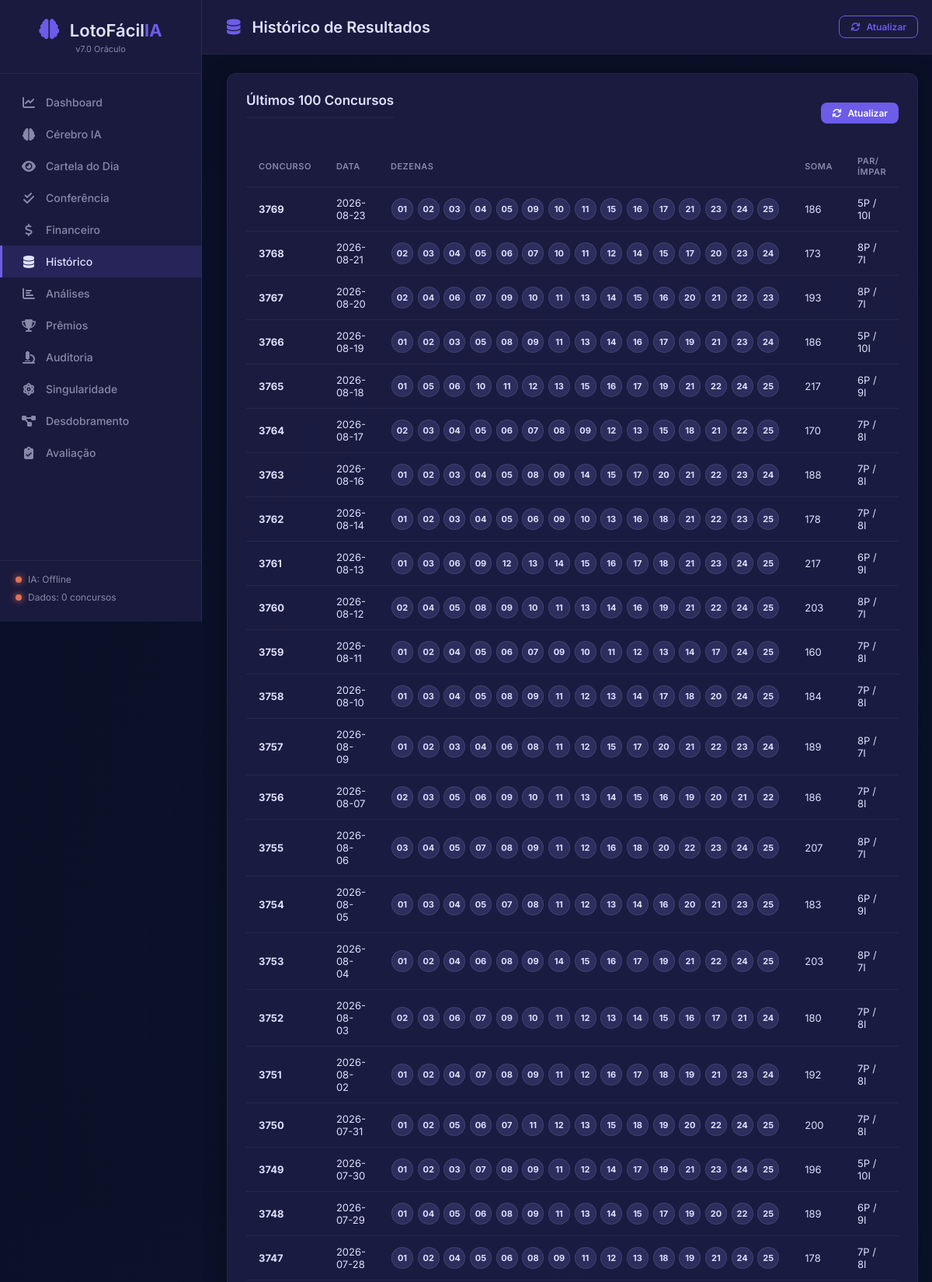
The page /historico (upper part) on the database its author committed.
### tables this page shows
CREATE TABLE resultados (
                concurso        INTEGER PRIMARY KEY,
                data            TEXT,
                d1  INTEGER, d2  INTEGER, d3  INTEGER,
                d4  INTEGER, d5  INTEGER, d6  INTEGER,
                d7  INTEGER, d8  INTEGER, d9  INTEGER,
                d10 INTEGER, d11 INTEGER, d12 INTEGER,
                d13 INTEGER, d14 INTEGER, d15 INTEGER,
                bitmask         INTEGER,
                soma            INTEGER,
                pares           INTEGER,
                impares         INTEGER,
                primos_count    INTEGER,
                fibonacci_count INTEGER,
                borda_count     INTEGER,
                consecutivos_max INTEGER,
                -- Prêmios reais por faixa
                premio_11       REAL DEFAULT 0,
                premio_12       REAL DEFAULT 0,
                premio_13       REAL DEFAULT 0,
                premio_14       REAL DEFAULT 0,
                premio_15       REAL DEFAULT 0,
                -- Número de ganhadores por faixa
                ganhadores_11   INTEGER DEFAULT 0,
                ganhadores_12   INTEGER DEFAULT 0,
                ganhadores_13   INTEGER DEFAULT 0,
                ganhadores_14   INTEGER DEFAULT 0,
                ganhadores_15   INTEGER DEFAULT 0,
                -- Arrecadação total
                arrecadacao     REAL DEFAULT 0
            );

### app.py (the view)
@app.route("/historico")
def historico():
    resultados = db.get_todos_resultados()
    lista = []
    for r in list(resultados)[-100:]:
        try:
            premio_15     = r["premio_15"]     if "premio_15"     in r.keys() else 0
            ganhadores_15 = r["ganhadores_15"] if "ganhadores_15" in r.keys() else 0
        except Exception:
            premio_15     = 0
            ganhadores_15 = 0
        lista.append({
            "concurso":      r["concurso"],
            "data":          r["data"],
            "dezenas":       [r["d{}".format(i)] for i in range(1, 16)],
            "soma":          r["soma"],
            "pares":         r["pares"],
            "premio_15":     float(premio_15 or 0),
            "ganhadores_15": int(ganhadores_15 or 0),
        })
    lista.reverse()
    return render_template("historico.html", resultados=lista)

### database/db_manager.py (called while the page is built)
    def get_conn(self):
        conn = sqlite3.connect(self.db_path)
        conn.row_factory = sqlite3.Row
        return conn

    def get_todos_resultados(self):
        conn   = self.get_conn()
        cursor = conn.cursor()
        cursor.execute("SELECT * FROM resultados ORDER BY concurso ASC")
        rows = cursor.fetchall()
        conn.close()
        return rows

### templates/historico.html (shortened to what this page needs)
{% extends "base.html" %}
{% block page_title %}<i class="fas fa-database"></i> Histórico de Resultados{% endblock %}
{% block content %}
<div class="section">
    <div class="section-header">
        <h2>Últimos 100 Concursos</h2>
        <button onclick="atualizarDados()" class="btn btn-sm btn-primary">
            <i class="fas fa-sync"></i> Atualizar
        </button>
    </div>
    <div class="table-container">
        <table class="table">
            <thead>
                <tr>
                    <th>Concurso</th>
                    <th>Data</th>
                    <th>Dezenas</th>
                    <th>Soma</th>
                    <th>Par/Ímpar</th>
                </tr>
            </thead>
            <tbody>
                {% for r in resultados %}
                <tr>
                    <td><strong>{{ r.concurso }}</strong></td>
                    <td>{{ r.data }}</td>
                    <td class="dezenas-cell">
                        {% for d in r.dezenas %}
                        <span class="bola-mini">{{ "%02d"|format(d) }}</span>
                        {% endfor %}
                    </td>
                    <td>{{ r.soma }}</td>
                    <td>{{ r.pares }}P / {{ 15 - r.pares }}I</td>
                </tr>
                {% endfor %}
            </tbody>
        </table>
    </div>
</div>
{% endblock %}

### static/css/style.css (style rules this page uses)
:root { --primary: #6C5CE7; --primary-dark: #5A4BD1; --success: #00B894; --warning: #FDCB6E; --danger: #E17055; --info: #74B9FF; --dark: #0a0a23; --dark-2: #1a1a3e; --dark-3: #2d2d5e; --text: #e0e0ff; --text-muted: #8888aa; --card-bg: rgba(30, 30, 70, 0.8); --sidebar-w: 260px; --radius: 12px; --shadow: 0 4px 30px rgba(0, 0, 0, 0.3); }
* { margin: 0; padding: 0; box-sizing: border-box; }
body { font-family: 'Inter', -apple-system, BlinkMacSystemFont, sans-serif; background: var(--dark); color: var(--text); min-height: 100vh; display: flex; background-image: radial-gradient(circle at 20% 50%, rgba(108, 92, 231, 0.08) 0%, transparent 50%), radial-gradient(circle at 80% 20%, rgba(0, 184, 148, 0.06) 0%, transparent 50%); }
.topbar h1 i { color: var(--primary); margin-right: 10px; }
.section { background: var(--card-bg); border-radius: var(--radius); padding: 24px; margin-bottom: 24px; border: 1px solid rgba(255,255,255,0.05); box-shadow: var(--shadow); }
.section h2 { font-size: 17px; font-weight: 600; margin-bottom: 20px; padding-bottom: 12px; border-bottom: 1px solid rgba(255,255,255,0.05); }
.section-header { display: flex; justify-content: space-between; align-items: center; margin-bottom: 16px; }
.btn { display: inline-flex; align-items: center; gap: 8px; padding: 10px 20px; border: none; border-radius: 8px; font-size: 14px; font-weight: 600; cursor: pointer; transition: all 0.2s; font-family: inherit; text-decoration: none; color: white; }
.btn-primary { background: var(--primary); }
.btn-sm { padding: 6px 14px; font-size: 12px; }
.table-container { overflow-x: auto; }
.table { width: 100%; border-collapse: collapse; }
.table th, .table td { padding: 12px 16px; text-align: left; border-bottom: 1px solid rgba(255,255,255,0.05); font-size: 13px; }
.table th { color: var(--text-muted); font-weight: 600; text-transform: uppercase; font-size: 11px; letter-spacing: 0.5px; }
.bola-mini { display: inline-flex; align-items: center; justify-content: center; width: 28px; height: 28px; border-radius: 50%; background: var(--dark-3); font-size: 11px; font-weight: 700; margin: 1px; border: 1px solid rgba(255,255,255,0.1); }
.dezenas-cell { white-space: nowrap; }

### rows shown on the page
resultados: concurso "3769", data "2026-08-23", d "01" "02" "03" "04" "05" "09" "10" "11" "15" "16" "17" "21" "23" "24" "25", soma "186", pares "5", 15-r.pares "10"
resultados: concurso "3768", data "2026-08-21", d "02" "03" "04" "05" "06" "07" "10" "11" "12" "14" "15" "17" "20" "23" "24", soma "173", pares "8", 15-r.pares "7"
resultados: concurso "3767", data "2026-08-20", d "02" "04" "06" "07" "09" "10" "11" "13" "14" "15" "16" "20" "21" "22" "23", soma "193", pares "8", 15-r.pares "7"
resultados: concurso "3766", data "2026-08-19", d "01" "02" "03" "05" "08" "09" "11" "13" "14" "16" "17" "19" "21" "23" "24", soma "186", pares "5", 15-r.pares "10"
resultados: concurso "3765", data "2026-08-18", d "01" "05" "06" "10" "11" "12" "13" "15" "16" "17" "19" "21" "22" "24" "25", soma "217", pares "6", 15-r.pares "9"
resultados: concurso "3764", data "2026-08-17", d "02" "03" "04" "05" "06" "07" "08" "09" "12" "13" "15" "18" "21" "22" "25", soma "170", pares "7", 15-r.pares "8"
resultados: concurso "3763", data "2026-08-16", d "01" "02" "03" "04" "05" "08" "09" "14" "15" "17" "20" "21" "22" "23" "24", soma "188", pares "7", 15-r.pares "8"
resultados: concurso "3762", data "2026-08-14", d "01" "02" "03" "04" "05" "06" "09" "10" "13" "16" "18" "21" "22" "23" "25", soma "178", pares "7", 15-r.pares "8"
resultados: concurso "3761", data "2026-08-13", d "01" "03" "06" "09" "12" "13" "14" "15" "16" "17" "18" "21" "23" "24" "25", soma "217", pares "6", 15-r.pares "9"
resultados: concurso "3760", data "2026-08-12", d "02" "04" "05" "08" "09" "10" "11" "13" "14" "16" "19" "21" "22" "24" "25", soma "203", pares "8", 15-r.pares "7"
resultados: concurso "3759", data "2026-08-11", d "01" "02" "04" "05" "06" "07" "09" "10" "11" "12" "13" "14" "17" "24" "25", soma "160", pares "7", 15-r.pares "8"
resultados: concurso "3758", data "2026-08-10", d "01" "03" "04" "05" "08" "09" "11" "12" "13" "14" "17" "18" "20" "24" "25", soma "184", pares "7", 15-r.pares "8"
resultados: concurso "3757", data "2026-08-09", d "01" "02" "03" "04" "06" "08" "11" "12" "15" "17" "20" "21" "22" "23" "24", soma "189", pares "8", 15-r.pares "7"
resultados: concurso "3756", data "2026-08-07", d "02" "03" "05" "06" "09" "10" "11" "13" "14" "15" "16" "19" "20" "21" "22", soma "186", pares "7", 15-r.pares "8"
resultados: concurso "3755", data "2026-08-06", d "03" "04" "05" "07" "08" "09" "11" "12" "16" "18" "20" "22" "23" "24" "25", soma "207", pares "8", 15-r.pares "7"
resultados: concurso "3754", data "2026-08-05", d "01" "03" "04" "05" "07" "08" "11" "12" "13" "14" "16" "20" "21" "23" "25", soma "183", pares "6", 15-r.pares "9"
resultados: concurso "3753", data "2026-08-04", d "01" "02" "04" "06" "08" "09" "14" "15" "16" "17" "19" "21" "22" "24" "25", soma "203", pares "8", 15-r.pares "7"
resultados: concurso "3752", data "2026-08-03", d "02" "03" "06" "07" "09" "10" "11" "12" "13" "14" "15" "16" "17" "21" "24", soma "180", pares "7", 15-r.pares "8"
resultados: concurso "3751", data "2026-08-02", d "01" "02" "04" "07" "08" "09" "11" "12" "16" "17" "18" "19" "21" "23" "24", soma "192", pares "7", 15-r.pares "8"
resultados: concurso "3750", data "2026-07-31", d "01" "02" "05" "06" "07" "11" "12" "13" "15" "18" "19" "20" "22" "24" "25", soma "200", pares "7", 15-r.pares "8"
resultados: concurso "3749", data "2026-07-30", d "01" "02" "03" "07" "08" "09" "11" "12" "14" "17" "19" "21" "23" "24" "25", soma "196", pares "5", 15-r.pares "10"
resultados: concurso "3748", data "2026-07-29", d "01" "04" "05" "06" "08" "09" "11" "13" "14" "15" "17" "19" "20" "22" "25", soma "189", pares "6", 15-r.pares "9"
resultados: concurso "3747", data "2026-07-28", d "01" "02" "04" "05" "06" "08" "09" "11" "12" "13" "18" "19" "21" "24" "25", soma "178", pares "7", 15-r.pares "8"
